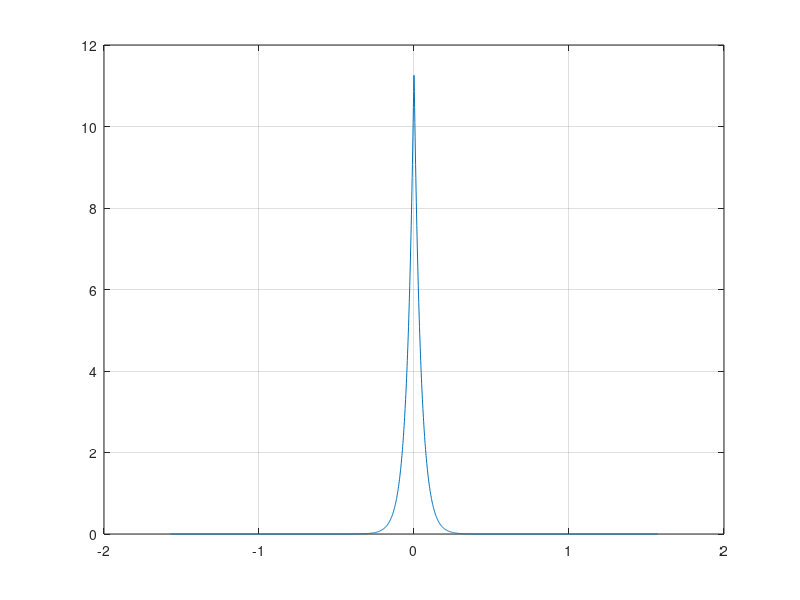
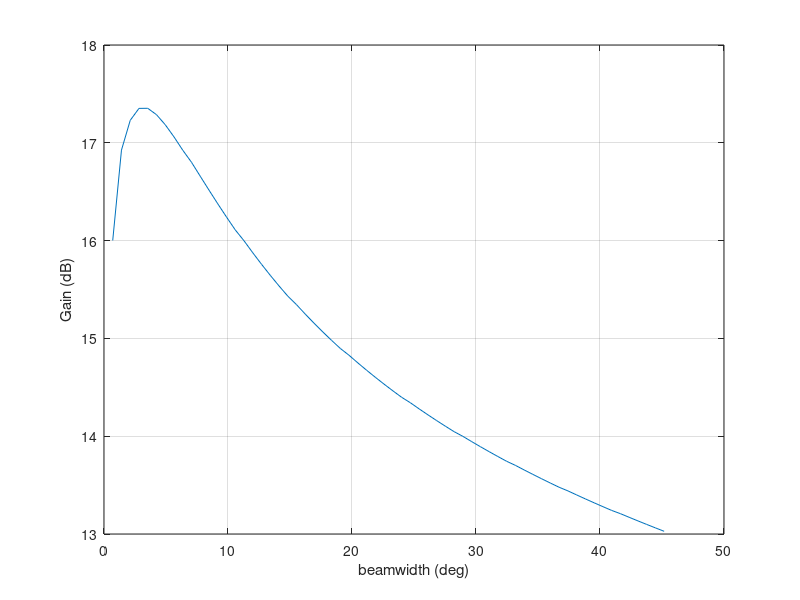

Write MATLAB code to recreate these figures, in order.
clear;clc;
N = 2e3;
xdata = linspace(-pi/2,pi/2,N);
mu = 0;
b = 2.5/180*pi;

lappdf = 1/(2*b)*exp(-abs(xdata-mu)/b);
figure
plot(xdata,lappdf);hold on
grid on

beamwidth_num = 256;
beamwidth_range = linspace(pi/beamwidth_num,pi,beamwidth_num-1);
for bb = 1:beamwidth_num/4
    beam_power = double(abs(xdata) - beamwidth_range(bb)<0);
    beam_pattern = beam_power./norm(beam_power);
    gain(bb) = sum(lappdf.*beam_pattern);
end

figure
plot(beamwidth_range(1:64)/pi*180,10*log10(gain))
grid on
xlabel('beamwidth (deg)')
ylabel('Gain (dB)')
